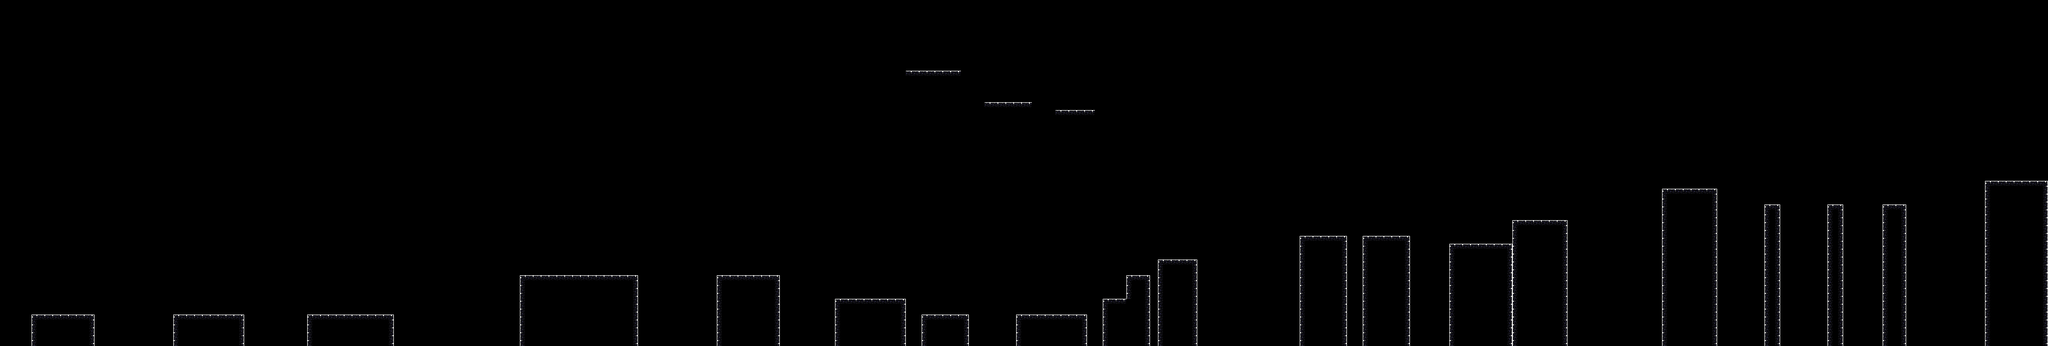

Rendered tile map (Tiled .tmx) drawn with the repository's tilesets; below, a short description and the map source with its tile grids summarised:
An orthogonal 260x44 tile map with 16x16 px tiles, 2 tile layers (Background, Tile Layer 1) and 14 objects (9x Collectible, Checkpoint, Player, Chaser, LevelChange, ...).

<map version="1.10" tiledversion="1.10.2" orientation="orthogonal" renderorder="right-down" width="260" height="44" tilewidth="16" tileheight="16" infinite="0" nextlayerid="5" nextobjectid="22">
 <tileset firstgid="1" name="witch_tileset" tilewidth="16" tileheight="16" tilecount="24" columns="12">
  <image source="assets/tileset.png" width="192" height="32" />
 </tileset>
 <layer id="3" name="Background" width="260" height="44">
  <data>[11440 cells, 12 non-empty, 1 distinct tile ids]</data>
 </layer>
 <layer id="1" name="Tile Layer 1" width="260" height="44">
  <data>[11440 cells, 534 non-empty, 5 distinct tile ids]</data>
 </layer>
 <objectgroup id="4" name="Object Layer 2">
  <object id="11" name="Checkpoint" x="3107.77" y="375.819" width="36" height="70" />
  <object id="12" name="Collectible" x="1152.66" y="521.333" width="32" height="34.6667" />
  <object id="13" name="Collectible" x="3582.67" y="377.333" width="32" height="34.6667" />
  <object id="14" name="Collectible" x="3710.67" y="380.667" width="32" height="34.6667" />
  <object id="15" name="Collectible" x="3831.33" y="379.333" width="32" height="34.6667" />
  <object id="16" name="Collectible" x="2167" y="184.667" width="32" height="34.6667" />
  <object id="17" name="Collectible" x="2028" y="168.667" width="32" height="34.6667" />
  <object id="18" name="Collectible" x="1877.67" y="105" width="32" height="34.6667" />
  <object id="19" name="Collectible" x="1840.67" y="105" width="32" height="34.6667" />
  <object id="20" name="Collectible" x="1913.33" y="105" width="32" height="34.6667" />
 </objectgroup>
 <objectgroup id="2" name="Object Layer 1">
  <object id="1" name="Player" x="100" y="562" width="53" height="64" />
  <object id="3" name="Chaser" type="Chaser" x="-1579.78" y="-656.545" width="1091.56" height="1509.09">
   <properties>
    <property name="MoveRight" type="bool" value="true" />
    <property name="Speed" type="float" value="3.5" />
   </properties>
  </object>
  <object id="6" name="LevelChange" x="4486" y="245" width="80" height="74">
   <properties>
    <property name="NextLevel" value="level3.tmx" />
   </properties>
  </object>
  <object id="21" name="MovingPlatform" type="MovingPlatform" x="2251.67" y="504.5" width="74" height="15">
   <properties>
    <property name="EndX" type="float" value="2251.67" />
    <property name="EndY" type="float" value="220" />
    <property name="Speed" type="float" value="0.4" />
   </properties>
  </object>
 </objectgroup>
</map>
